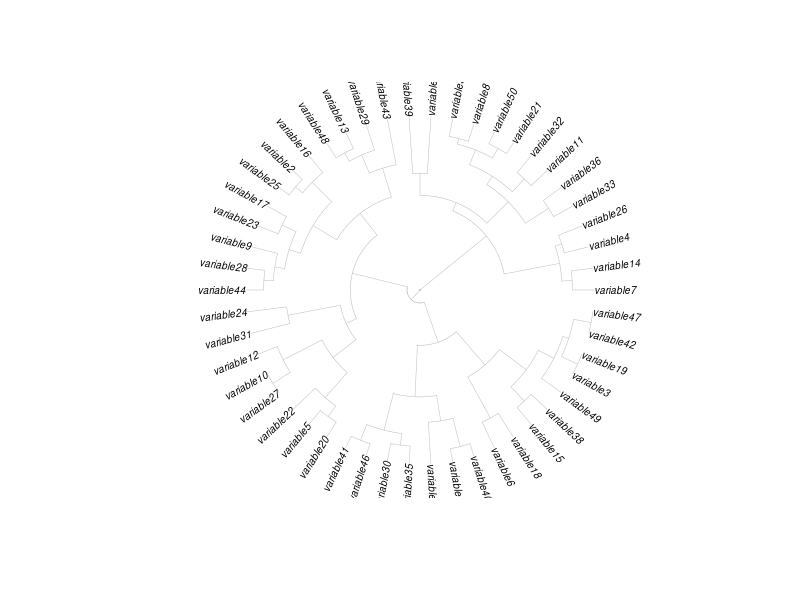
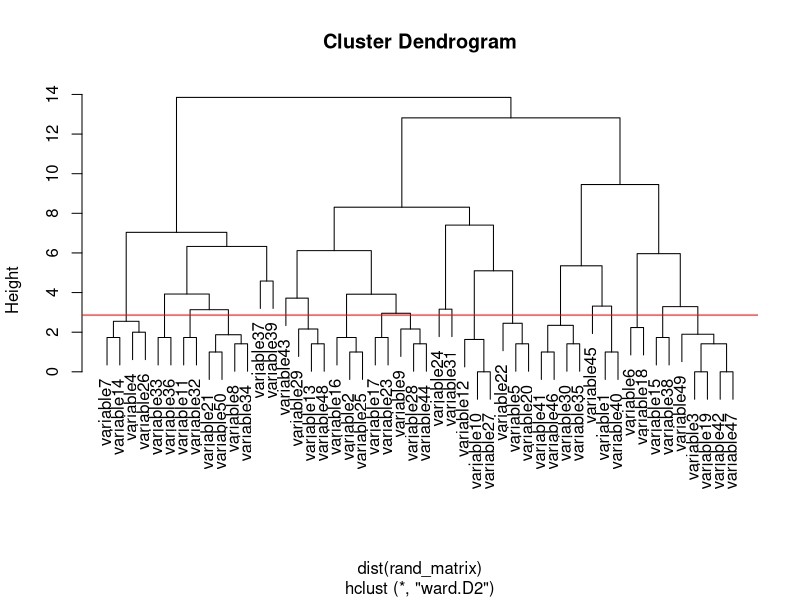
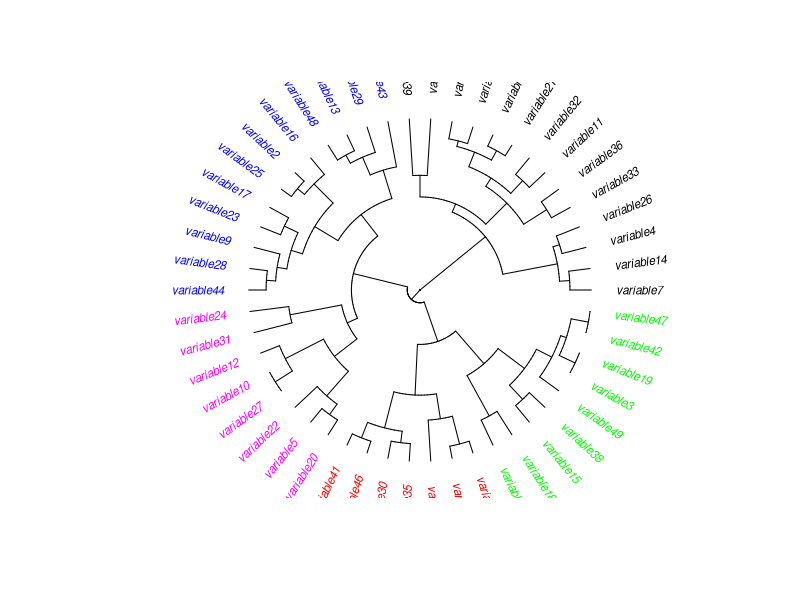

Recreate these plots in R, in order.
#https://r-charts.com/part-whole/circular-dendrogram/
rm(list=ls())
library(ape)


# set seed for reproducibility
set.seed(123)
rand_matrix <- matrix(rpois(200, 3), nrow = 50, ncol = 4)
# create a hierarchical clustering object
# hc <- hclust(dist(USArrests), "ward.D2")
row_names<-paste0('variable',1:nrow(rand_matrix))
row.names(rand_matrix)<-row_names
hc <- hclust(dist(rand_matrix), "ward.D2")

# create a star tree dendrogram plot
plot(as.phylo(hc), type = "fan", cex = 0.6, edge.width = 0.5, edge.col = "gray")
## cluster fixing
plot(hc)
abline(h = mean(dist(rand_matrix[1:50,2:3])), col = 'red')
abline(h = 1000, col = 'red')   ## nearest 0

# color fixing 
# Cut the dendrogram into 5 clusters
colors = c("red", "blue", "green", "black",'magenta')
clus4 = cutree(hc, 5)
plot(as.phylo(hc), type = "fan", tip.color = colors[clus4],
     label.offset = 1, cex = 0.7)
